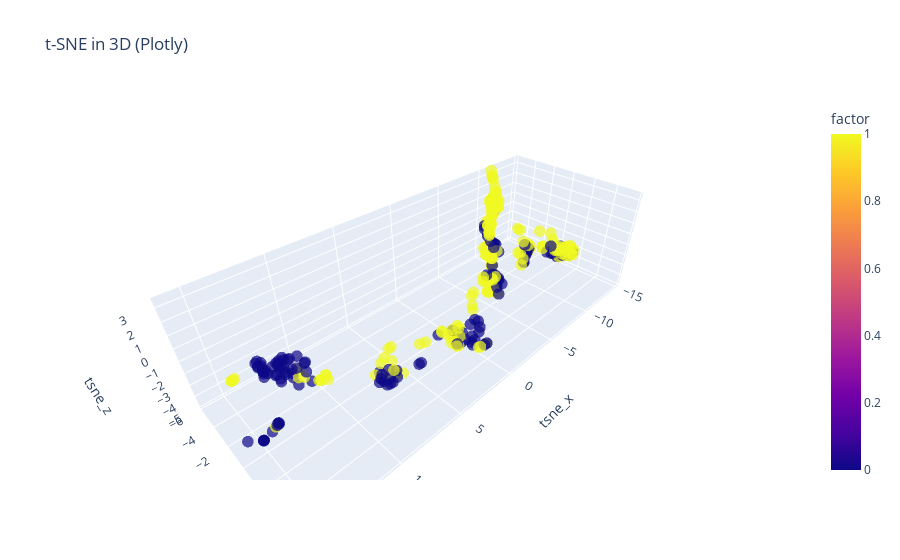

This figure's notebook cell:
### Code cell
import numpy as np
import matplotlib.pyplot as plt
from mpl_toolkits.mplot3d import Axes3D
import plotly.express as px

tsne_3d = TSNE(n_components=3, perplexity=30, random_state=42, max_iter=3000)
X_tsne_3d = tsne_3d.fit_transform(data)

df_3d = pandas.DataFrame(X_tsne_3d, columns=['tsne_x', 'tsne_y', 'tsne_z'])
df_3d['factor'] = data_labels

fig = px.scatter_3d(
    df_3d,
    x='tsne_x',
    y='tsne_y',
    z='tsne_z',
    color='factor',
    title='t-SNE in 3D (Plotly)',
    opacity=0.7
)

fig.update_traces(marker=dict(size=4))  # Размер маркеров
fig.show()


# fig = plt.figure(figsize=(8, 6))
# ax = fig.add_subplot(111, projection='3d')
# x_3d = X_tsne_3d[:, 0]
# y_3d = X_tsne_3d[:, 1]
# z_3d = X_tsne_3d[:, 2]

# scatter = ax.scatter(x_3d, y_3d, z_3d, c=data_labels, cmap='coolwarm', alpha=0.7)

# ax.set_title('t-SNE (3D) projection')
# ax.set_xlabel('t-SNE axis 1')
# ax.set_ylabel('t-SNE axis 2')
# ax.set_zlabel('t-SNE axis 3')

# cbar = plt.colorbar(scatter, ax=ax, shrink=0.5)
# cbar.set_label('Target label')  # 0/1 или что-то другое

# plt.show()

### Figure 1 — Plotly figure (JSON) as saved in the notebook; plotly's stock layout.template omitted (floating-point values rounded to 4 significant figures; data arrays with more than 128 entries replaced by an {"elided": "..."} marker saying what was removed)
{"data": [{"hovertemplate": "tsne_x=%{x}<br>tsne_y=%{y}<br>tsne_z=%{z}<br>factor=%{marker.color}<extra></extra>", "legendgroup": "", "marker": {"color": {"elided": "308 int values"}, "coloraxis": "coloraxis", "opacity": 0.7, "size": 4, "symbol": "circle"}, "mode": "markers", "name": "", "scene": "scene", "showlegend": false, "type": "scatter3d", "x": {"elided": "308 float values"}, "y": {"elided": "308 float values"}, "z": {"elided": "308 float values"}}], "layout": {"coloraxis": {"colorbar": {"title": {"text": "factor"}}, "colorscale": [[0, "#0d0887"], [0.1111, "#46039f"], [0.2222, "#7201a8"], [0.3333, "#9c179e"], [0.4444, "#bd3786"], [0.5556, "#d8576b"], [0.6667, "#ed7953"], [0.7778, "#fb9f3a"], [0.8889, "#fdca26"], [1, "#f0f921"]]}, "legend": {"tracegroupgap": 0}, "scene": {"domain": {"x": [0, 1], "y": [0, 1]}, "xaxis": {"title": {"text": "tsne_x"}}, "yaxis": {"title": {"text": "tsne_y"}}, "zaxis": {"title": {"text": "tsne_z"}}}, "title": {"text": "t-SNE in 3D (Plotly)"}}}
